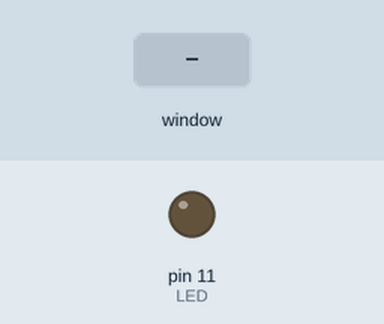
Simulated run of this program. Board: Raspberry Pi (header pin numbers). Shown: output pins drawn as LEDs (lit = HIGH). Inputs (shaded band) come from the test bench. The desktop window is not drawn, its controls go by their first labels and the mouse button is held 0.15 s.

Above: at 1.2 s.
1.3 s: slider 1 in the window set to 50
At 2.4 s:
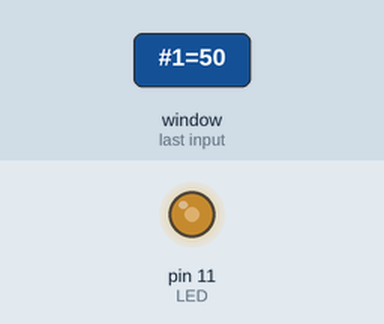
2.8 s: slider 1 in the window set to 100
At 3.6 s:
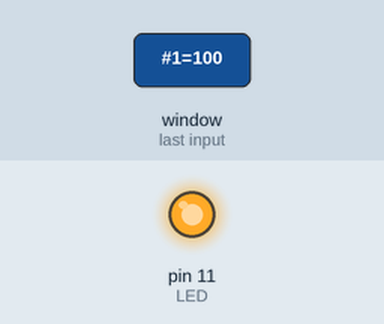
4.3 s: slider 1 in the window set to 25
At 4.7 s:
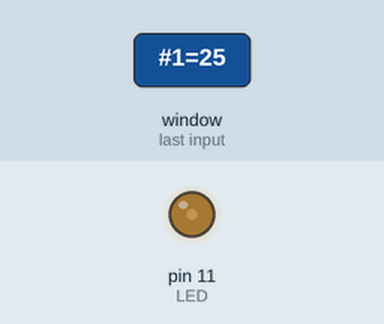
Timing chart, 0 to 7.3 s (numbered marks = the images above; inputs shaded):
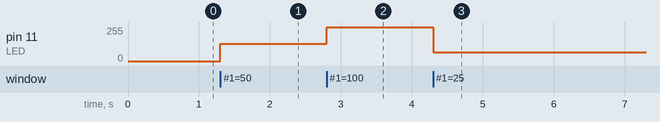

The program:

LED_04.py
```python
#coding:utf-8

import RPi.GPIO as GPIO
import tkinter as tk

GPIO.setmode(GPIO.BOARD)
LED = 11

GPIO.setup(LED, GPIO.OUT, initial=GPIO.LOW)

p = GPIO.PWM(LED, 100)

root = tk.Tk()
led_val = tk.DoubleVar()
led_val.set(0)

p.start(0)

def change_duty(dc):
    p.ChangeDutyCycle(led_val.get())

s = tk.Scale(root, label = 'LED', orient = 'h', from_ = 0, to = 100, variable = led_val, command = change_duty)
s.pack()
root.mainloop()

p.stop()
GPIO.cleanup()
```

Measured:
- after the input at 1.3 s, pin 11 (LED): 0/255 → 128/255 at once
- after the input at 2.8 s, pin 11 (LED): 128/255 → 255/255 at once
- after the input at 4.3 s, pin 11 (LED): 255/255 → 64/255 at once
